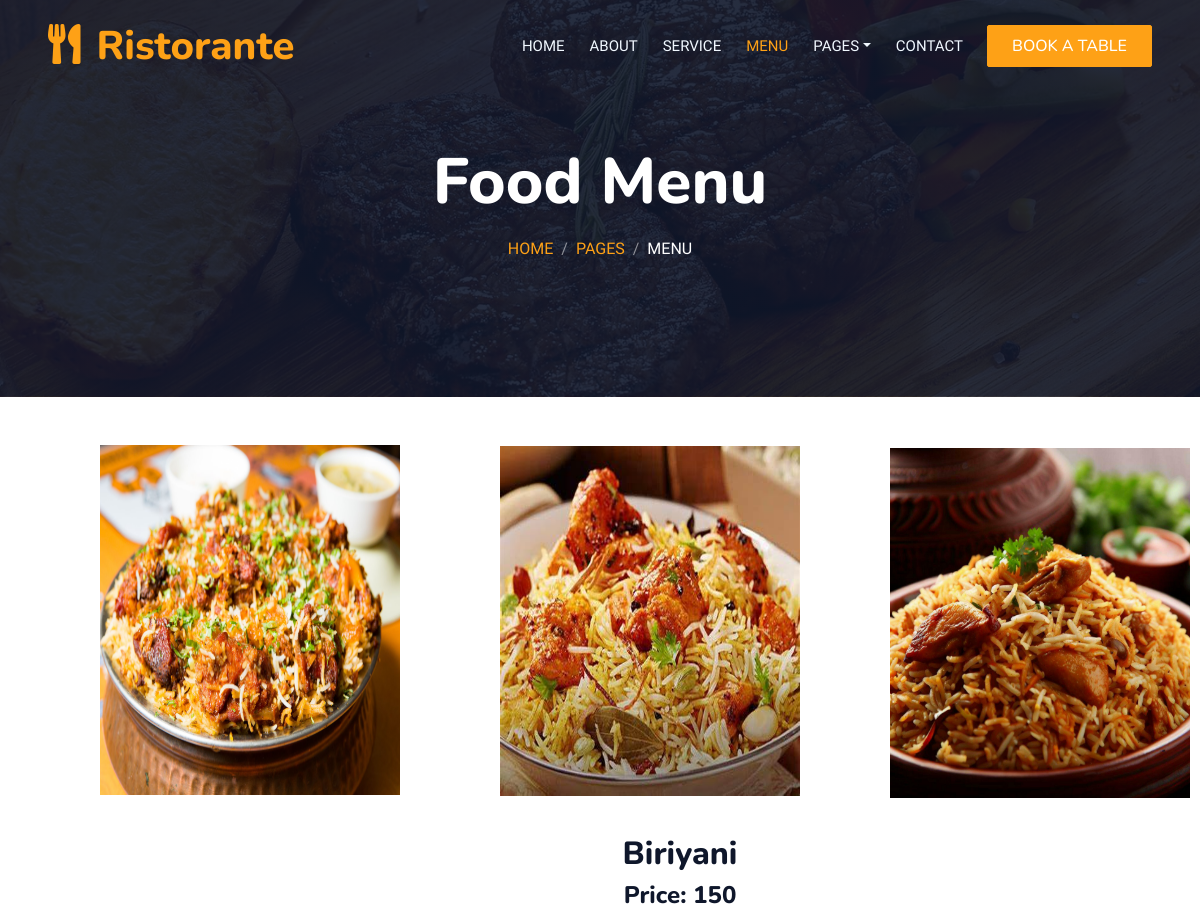
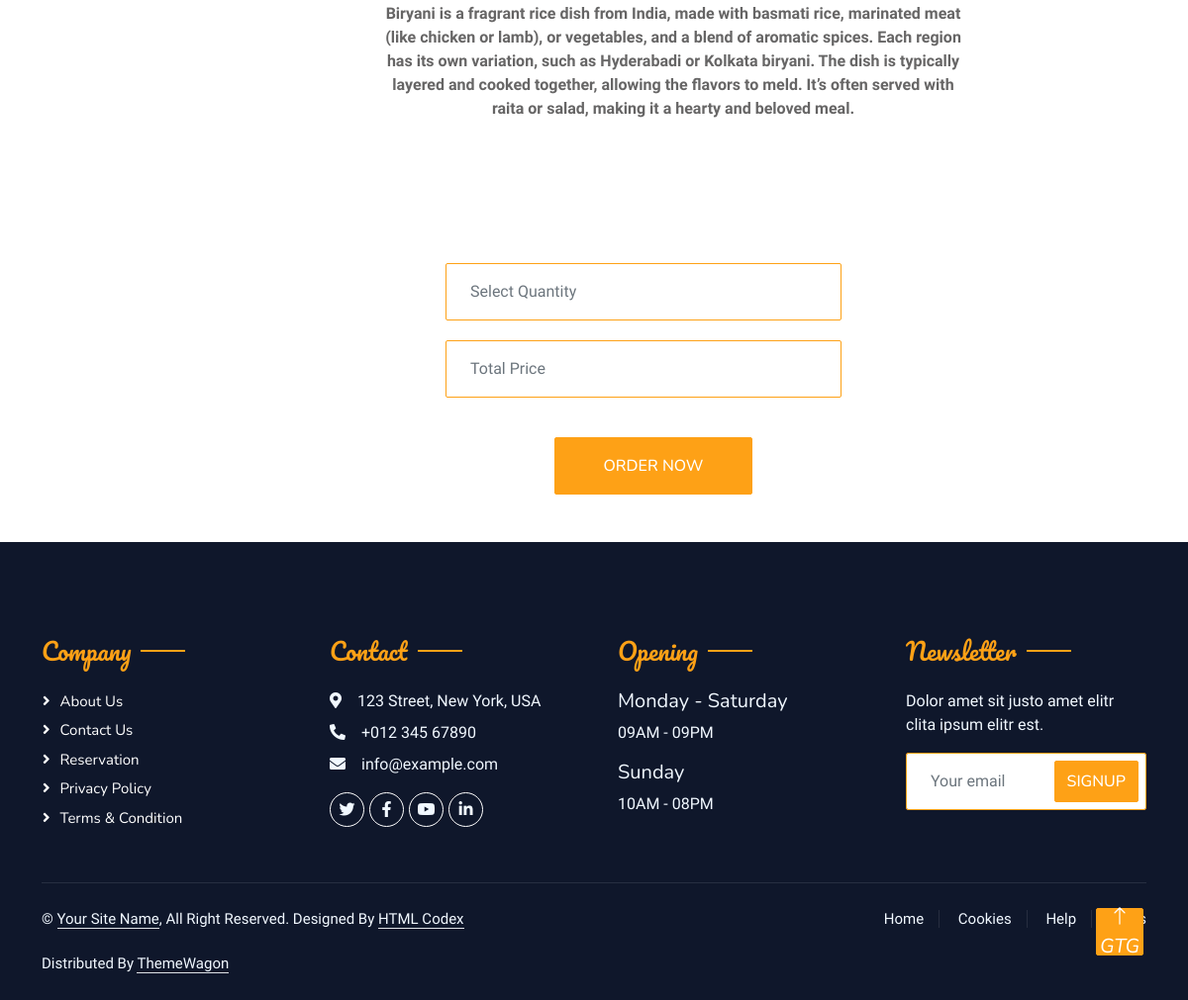
Screenshot of /singlepg/3/ with the database file from the repository (2 pictures, top to bottom).
### RestoApp/models.py (models this page shows)
class FoodItems_DB(models.Model):
    category = models.CharField(max_length=100,null=True,blank=True)
    Food_Name = models.CharField(max_length=100,null=True,blank=True)
    Price = models.IntegerField(null=True,blank=True)
    Food_Description = models.TextField(max_length=500,null=True,blank=True)
    Food_Imagea = models.ImageField(upload_to="Food_Items",null=True,blank=True)
    Food_Imageb = models.ImageField(upload_to="Food_Items",null=True,blank=True)
    Food_Imagec = models.ImageField(upload_to="Food_Items",null=True,blank=True)

### WebApp/views.py (the view)
# urls.py: path('singlepg/<int:fud_id>/',views.singlepg,name='singlepg'),
def singlepg(re,fud_id):
    data = FoodItems_DB.objects.get(id=fud_id)
    return render(re,"Single.html",{'data':data})

### WebApp/templates/Single.html (shortened to what this page needs)
<!DOCTYPE html>
{% load static %}
<html lang="en">
<head>
    <link href="https://cdnjs.cloudflare.com/ajax/libs/font-awesome/5.10.0/css/all.min.css" rel="stylesheet">
    <link href="https://cdn.jsdelivr.net/npm/bootstrap-icons@1.4.1/font/bootstrap-icons.css" rel="stylesheet">
    <link href="{% static 'web/lib/animate/animate.min.css' %}" rel="stylesheet">
    <link href="{% static 'web/lib/owlcarousel/assets/owl.carousel.min.css' %}" rel="stylesheet">
    <link href="{% static 'web/lib/tempusdominus/css/tempusdominus-bootstrap-4.min.css' %}" rel="stylesheet" />
    <link href="{% static 'web/css/bootstrap.min.css' %}" rel="stylesheet">
    <link href="{% static 'web/css/style.css' %}" rel="stylesheet">
</head>
<body>
</body>
</html>
<!DOCTYPE html>
<html lang="en">
<head>
    <link href="https://cdnjs.cloudflare.com/ajax/libs/font-awesome/5.10.0/css/all.min.css" rel="stylesheet">
    <link href="https://cdn.jsdelivr.net/npm/bootstrap-icons@1.4.1/font/bootstrap-icons.css" rel="stylesheet">
    <link href="{% static 'web/lib/animate/animate.min.css' %}" rel="stylesheet">
    <link href="{% static 'web/lib/owlcarousel/assets/owl.carousel.min.css' %}" rel="stylesheet">
    <link href="{% static 'web/lib/tempusdominus/css/tempusdominus-bootstrap-4.min.css' %}" rel="stylesheet" />
    <link href="{% static 'web/css/bootstrap.min.css' %}" rel="stylesheet">
    <link href="{% static 'web/css/style.css' %}" rel="stylesheet">
</head>
<body>
    <div class="container-xxl bg-white p-0">
        <div class="container-xxl position-relative p-0">
            <nav class="navbar navbar-expand-lg navbar-dark bg-dark px-4 px-lg-5 py-3 py-lg-0">
                <a href="" class="navbar-brand p-0">
                    <h1 class="text-primary m-0"><i class="fa fa-utensils me-3"></i>Ristorante</h1>
                </a>
                <div class="collapse navbar-collapse" id="navbarCollapse">
                    <div class="navbar-nav ms-auto py-0 pe-4">
                        <a href="index.html" class="nav-item nav-link">Home</a>
                        <a href="about.html" class="nav-item nav-link">About</a>
                        <a href="service.html" class="nav-item nav-link">Service</a>
                        <a href="menu.html" class="nav-item nav-link active">Menu</a>
                        <div class="nav-item dropdown">
                            <a href="#" class="nav-link dropdown-toggle" data-bs-toggle="dropdown">Pages</a>
                        </div>
                        <a href="contact.html" class="nav-item nav-link">Contact</a>
                    </div>
                    <a href="" class="btn btn-primary py-2 px-4">Book A Table</a>
                </div>
            </nav>
            <div class="container-xxl py-5 bg-dark hero-header mb-5">
                <div class="container text-center my-5 pt-5 pb-4">
                    <h1 class="display-3 text-white mb-3 animated slideInDown">Food Menu</h1>
                    <nav aria-label="breadcrumb">
                        <ol class="breadcrumb justify-content-center text-uppercase">
                            <li class="breadcrumb-item"><a href="#">Home</a></li>
                            <li class="breadcrumb-item"><a href="#">Pages</a></li>
                            <li class="breadcrumb-item text-white active" aria-current="page">Menu</li>
                        </ol>
                    </nav>
                </div>
            </div>
        </div>
					<div class="col-12 col-sm-6 col-md-4 mb-5">
						<div class="post-entry">
							<img src="{{data.Food_Imagea.url}}" alt="Image" height="350px" width="300px" style="margin-left:100px;">
							<div class="post-content-entry">
                                    <div style="text-align:center;margin-left:380px;width:600px;margin-top:40px;">
							            <h2 class="product-title">{{data.Food_Name}}</h2>
							            <strong class="product-price">
                                            <h4>Price: {{data.Price}}</h4>
                                        </strong>
                                        <p><b>{{data.Food_Description}}</b></p>
                                    </div>
                            </div>
						</div>
					</div>
                    <div class="col-12 col-sm-6 col-md-4 mb-5">
						<div class="post-entry">
							<img src="{{data.Food_Imageb.url}}" alt="Image" height="350px" width="300px" style="margin-left:500px;margin-top:-910px;margin-bottom:45px;">
						</div>
					</div>
        <form method="post" action="{% url 'Save_cart' %}">
                    <div class="col-12 col-sm-6 col-md-4 mb-5">
						<div>
							<img src="{{data.Food_Imagec.url}}" alt="Image" height="350px" width="300px" style="margin-left:890px;margin-top:-1095px;">
                            <div class="position-relative mx-auto" style="max-width: 400px;">
                            <input class="form-control border-primary w-100 py-3 ps-4 pe-5" type="number" min="1" max="10" style="margin-left:450px;" placeholder="Select Quantity" id="quantity" name="quantity">
                            </div>
                            <div class="position-relative mx-auto" style="max-width: 400px;">
                            <input class="form-control border-primary w-100 py-3 ps-4 pe-5" type="text" style="margin-top:20px;margin-left:450px;" placeholder="Total Price" id="total" name="total">
                            </div>
						</div>
                         <div class="col-6">
                             <a href="#"><button class="btn btn-primary w-100 py-3" type="submit" style="margin-left:560px;margin-top:40px;">Order Now</button>
                             </a>
                         </div>
					</div>
        </form>
        <div class="container-fluid bg-dark text-light footer pt-5 mt-5 wow fadeIn" data-wow-delay="0.1s">
            <div class="container py-5">
                <div class="row g-5">
                    <div class="col-lg-3 col-md-6">
                        <h4 class="section-title ff-secondary text-start text-primary fw-normal mb-4">Company</h4>
                        <a class="btn btn-link" href="">About Us</a>
                        <a class="btn btn-link" href="">Contact Us</a>
                        <a class="btn btn-link" href="">Reservation</a>
                        <a class="btn btn-link" href="">Privacy Policy</a>
                        <a class="btn btn-link" href="">Terms & Condition</a>
                    </div>
                    <div class="col-lg-3 col-md-6">
                        <h4 class="section-title ff-secondary text-start text-primary fw-normal mb-4">Contact</h4>
                        <p class="mb-2"><i class="fa fa-map-marker-alt me-3"></i>123 Street, New York, USA</p>
                        <p class="mb-2"><i class="fa fa-phone-alt me-3"></i>+012 345 67890</p>
                        <p class="mb-2"><i class="fa fa-envelope me-3"></i>info@example.com</p>
                        <div class="d-flex pt-2">
                            <a class="btn btn-outline-light btn-social" href=""><i class="fab fa-twitter"></i></a>
                            <a class="btn btn-outline-light btn-social" href=""><i class="fab fa-facebook-f"></i></a>
                            <a class="btn btn-outline-light btn-social" href=""><i class="fab fa-youtube"></i></a>
                            <a class="btn btn-outline-light btn-social" href=""><i class="fab fa-linkedin-in"></i></a>
                        </div>
                    </div>
                    <div class="col-lg-3 col-md-6">
                        <h4 class="section-title ff-secondary text-start text-primary fw-normal mb-4">Opening</h4>
                        <h5 class="text-light fw-normal">Monday - Saturday</h5>
                        <p>09AM - 09PM</p>
                        <h5 class="text-light fw-normal">Sunday</h5>
                        <p>10AM - 08PM</p>
                    </div>
                    <div class="col-lg-3 col-md-6">
                        <h4 class="section-title ff-secondary text-start text-primary fw-normal mb-4">Newsletter</h4>
                        <p>Dolor amet sit justo amet elitr clita ipsum elitr est.</p>
                        <div class="position-relative mx-auto" style="max-width: 400px;">
                            <input class="form-control border-primary w-100 py-3 ps-4 pe-5" type="text" placeholder="Your email">
                            <button type="button" class="btn btn-primary py-2 position-absolute top-0 end-0 mt-2 me-2">SignUp</button>
                        </div>
                    </div>
                </div>
            </div>
            <div class="container">
                <div class="copyright">
                    <div class="row">
                        <div class="col-md-6 text-center text-md-start mb-3 mb-md-0">
                            &copy; <a class="border-bottom" href="#">Your Site Name</a>, All Right Reserved.
							Designed By <a class="border-bottom" href="https://htmlcodex.com">HTML Codex</a><br><br>
                            Distributed By <a class="border-bottom" href="https://themewagon.com" target="_blank">ThemeWagon</a>
                        </div>
                        <div class="col-md-6 text-center text-md-end">
                            <div class="footer-menu">
                                <a href="">Home</a>
                                <a href="">Cookies</a>
                                <a href="">Help</a>
                                <a href="">FQAs</a>
                            </div>
                        </div>
                    </div>
                </div>
            </div>
        </div>
        <a href="#" class="btn btn-lg btn-primary btn-lg-square back-to-top"><i class="bi bi-arrow-up">gtg</i></a>
    </div>
</body>
</html>

### WebApp/static/web/css/style.css (style rules this page uses)
:root { --primary: #FEA116; --light: #F1F8FF; --dark: #0F172B; }
.ff-secondary { font-family: 'Pacifico', cursive; }
.back-to-top { position: fixed; display: none; right: 45px; bottom: 45px; z-index: 99; }
.btn { font-family: 'Nunito', sans-serif; font-weight: 500; text-transform: uppercase; transition: .5s; }
.btn.btn-primary, .btn.btn-secondary { color: #FFFFFF; }
.btn-lg-square { width: 48px; height: 48px; }
.btn-square, .btn-sm-square, .btn-lg-square { padding: 0; display: flex; align-items: center; justify-content: center; font-weight: normal; border-radius: 2px; }
.navbar-dark .navbar-nav .nav-link { position: relative; margin-left: 25px; padding: 35px 0; font-size: 15px; color: var(--light) !important; text-transform: uppercase; font-weight: 500; outline: none; transition: .5s; }
.navbar-dark .navbar-nav .nav-link:hover, .navbar-dark .navbar-nav .nav-link.active { color: var(--primary) !important; }
@media (min-width: 992px) { .navbar-dark { position: absolute; width: 100%; top: 0; left: 0; z-index: 999; background: transparent !important; } }
.hero-header { background: linear-gradient(rgba(15, 23, 43, .9), rgba(15, 23, 43, .9)), url(../img/bg-hero.jpg); background-position: center center; background-repeat: no-repeat; background-size: cover; }
.breadcrumb-item + .breadcrumb-item::before { color: rgba(255, 255, 255, .5); }
.section-title { position: relative; display: inline-block; }
.section-title::before { position: absolute; content: ""; width: 45px; height: 2px; top: 50%; left: -55px; margin-top: -1px; background: var(--primary); }
.section-title::after { position: absolute; content: ""; width: 45px; height: 2px; top: 50%; right: -55px; margin-top: -1px; background: var(--primary); }
.section-title.text-start::before, .section-title.text-end::after { display: none; }
.footer .btn.btn-social { margin-right: 5px; width: 35px; height: 35px; display: flex; align-items: center; justify-content: center; color: var(--light); border: 1px solid #FFFFFF; border-radius: 35px; transition: .3s; }
.footer .btn.btn-link { display: block; margin-bottom: 5px; padding: 0; text-align: left; color: #FFFFFF; font-size: 15px; font-weight: normal; text-transform: capitalize; transition: .3s; }
.footer .btn.btn-link::before { position: relative; content: "\f105"; font-family: "Font Awesome 5 Free"; font-weight: 900; margin-right: 10px; }
.footer .copyright { padding: 25px 0; font-size: 15px; border-top: 1px solid rgba(256, 256, 256, .1); }
.footer .copyright a { color: var(--light); }
.footer .footer-menu a { margin-right: 15px; padding-right: 15px; border-right: 1px solid rgba(255, 255, 255, .1); }
.footer .footer-menu a:last-child { margin-right: 0; padding-right: 0; border-right: none; }

### rows the page displays
FoodItems_DB: Food_Imagea (picture), Food_Name "Biriyani", Price "150", Food_Description "Biryani is a fragrant rice dish from India, made with basmati rice, marinated meat (like chicken or lamb), or vegetables, and a blend of aromatic spices. Each region has its own variation, such as Hyderabadi or Kolkata biryani. The dish is typically layered and cooked together, allowing the flavors to meld. It’s often served with raita or salad, making it a hearty and beloved meal.", Food_Imageb (picture), Food_Imagec (picture)
